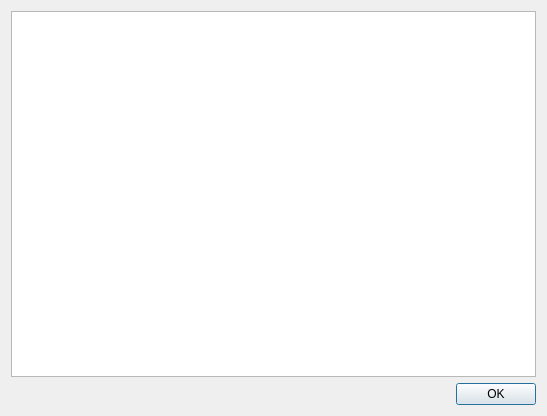
<?xml version="1.0" encoding="UTF-8"?>
<ui version="4.0">
 <class>DSSHeaderDialog</class>
 <widget class="QDialog" name="DSSHeaderDialog">
  <property name="geometry">
   <rect>
    <x>0</x>
    <y>0</y>
    <width>547</width>
    <height>416</height>
   </rect>
  </property>
  <property name="windowTitle">
   <string>DSS Fit Header</string>
  </property>
  <layout class="QVBoxLayout" name="verticalLayout_2">
   <item>
    <layout class="QVBoxLayout" name="verticalLayout">
     <item>
      <widget class="QTreeView" name="treeView"/>
     </item>
     <item>
      <layout class="QHBoxLayout" name="horizontalLayout_2">
       <item>
        <spacer name="horizontalSpacer">
         <property name="orientation">
          <enum>Qt::Horizontal</enum>
         </property>
         <property name="sizeHint" stdset="0">
          <size>
           <width>40</width>
           <height>20</height>
          </size>
         </property>
        </spacer>
       </item>
       <item>
        <widget class="QPushButton" name="pushButton">
         <property name="text">
          <string>OK</string>
         </property>
        </widget>
       </item>
      </layout>
     </item>
    </layout>
   </item>
  </layout>
 </widget>
 <resources/>
 <connections/>
</ui>
